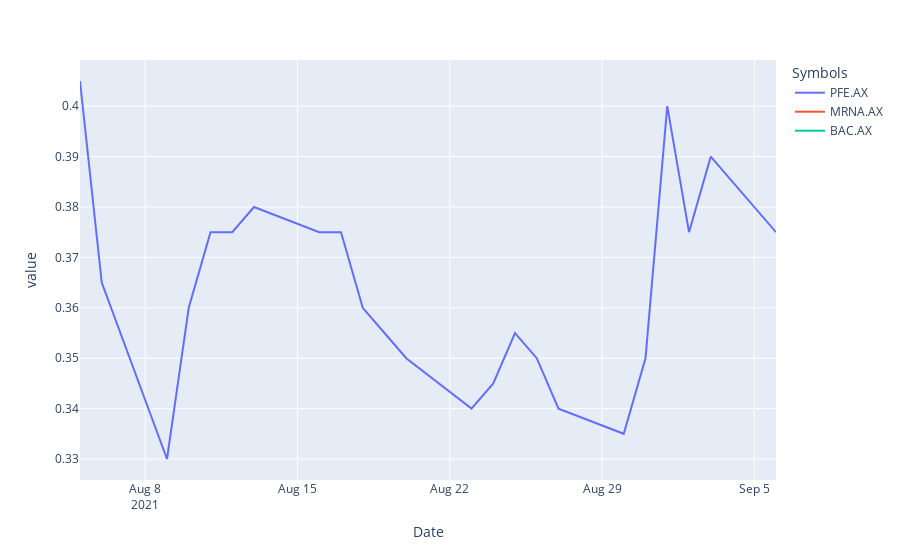

Notebook code cell kept with this figure:
### Code cell
close.plot()

### Figure 1 — Plotly figure (JSON) as saved in the notebook; plotly's stock layout.template omitted (floating-point values rounded to 4 significant figures)
{"data": [{"hovertemplate": "Symbols=PFE.AX<br>Date=%{x}<br>value=%{y}<extra></extra>", "legendgroup": "PFE.AX", "line": {"color": "#636efa", "dash": "solid"}, "marker": {"symbol": "circle"}, "mode": "lines", "name": "PFE.AX", "orientation": "v", "showlegend": true, "type": "scatter", "x": ["2021-08-05T00:00:00", "2021-08-06T00:00:00", "2021-08-09T00:00:00", "2021-08-10T00:00:00", "2021-08-11T00:00:00", "2021-08-12T00:00:00", "2021-08-13T00:00:00", "2021-08-16T00:00:00", "2021-08-17T00:00:00", "2021-08-18T00:00:00", "2021-08-19T00:00:00", "2021-08-20T00:00:00", "2021-08-23T00:00:00", "2021-08-24T00:00:00", "2021-08-25T00:00:00", "2021-08-26T00:00:00", "2021-08-27T00:00:00", "2021-08-30T00:00:00", "2021-08-31T00:00:00", "2021-09-01T00:00:00", "2021-09-02T00:00:00", "2021-09-03T00:00:00", "2021-09-06T00:00:00"], "xaxis": "x", "y": [0.405, 0.365, 0.33, 0.36, 0.375, 0.375, 0.38, 0.375, 0.375, 0.36, 0.355, 0.35, 0.34, 0.345, 0.355, 0.35, 0.34, 0.335, 0.35, 0.4, 0.375, 0.39, 0.375], "yaxis": "y"}, {"hovertemplate": "Symbols=MRNA.AX<br>Date=%{x}<br>value=%{y}<extra></extra>", "legendgroup": "MRNA.AX", "line": {"color": "#EF553B", "dash": "solid"}, "marker": {"symbol": "circle"}, "mode": "lines", "name": "MRNA.AX", "orientation": "v", "showlegend": true, "type": "scatter", "x": ["2021-08-05T00:00:00", "2021-08-06T00:00:00", "2021-08-09T00:00:00", "2021-08-10T00:00:00", "2021-08-11T00:00:00", "2021-08-12T00:00:00", "2021-08-13T00:00:00", "2021-08-16T00:00:00", "2021-08-17T00:00:00", "2021-08-18T00:00:00", "2021-08-19T00:00:00", "2021-08-20T00:00:00", "2021-08-23T00:00:00", "2021-08-24T00:00:00", "2021-08-25T00:00:00", "2021-08-26T00:00:00", "2021-08-27T00:00:00", "2021-08-30T00:00:00", "2021-08-31T00:00:00", "2021-09-01T00:00:00", "2021-09-02T00:00:00", "2021-09-03T00:00:00", "2021-09-06T00:00:00"], "xaxis": "x", "y": [null, null, null, null, null, null, null, null, null, null, null, null, null, null, null, null, null, null, null, null, null, null, null], "yaxis": "y"}, {"hovertemplate": "Symbols=BAC.AX<br>Date=%{x}<br>value=%{y}<extra></extra>", "legendgroup": "BAC.AX", "line": {"color": "#00cc96", "dash": "solid"}, "marker": {"symbol": "circle"}, "mode": "lines", "name": "BAC.AX", "orientation": "v", "showlegend": true, "type": "scatter", "x": ["2021-08-05T00:00:00", "2021-08-06T00:00:00", "2021-08-09T00:00:00", "2021-08-10T00:00:00", "2021-08-11T00:00:00", "2021-08-12T00:00:00", "2021-08-13T00:00:00", "2021-08-16T00:00:00", "2021-08-17T00:00:00", "2021-08-18T00:00:00", "2021-08-19T00:00:00", "2021-08-20T00:00:00", "2021-08-23T00:00:00", "2021-08-24T00:00:00", "2021-08-25T00:00:00", "2021-08-26T00:00:00", "2021-08-27T00:00:00", "2021-08-30T00:00:00", "2021-08-31T00:00:00", "2021-09-01T00:00:00", "2021-09-02T00:00:00", "2021-09-03T00:00:00", "2021-09-06T00:00:00"], "xaxis": "x", "y": [null, null, null, null, null, null, null, null, null, null, null, null, null, null, null, null, null, null, null, null, null, null, null], "yaxis": "y"}], "layout": {"legend": {"title": {"text": "Symbols"}, "tracegroupgap": 0}, "margin": {"t": 60}, "xaxis": {"anchor": "y", "domain": [0, 1], "title": {"text": "Date"}}, "yaxis": {"anchor": "x", "domain": [0, 1], "title": {"text": "value"}}}}
